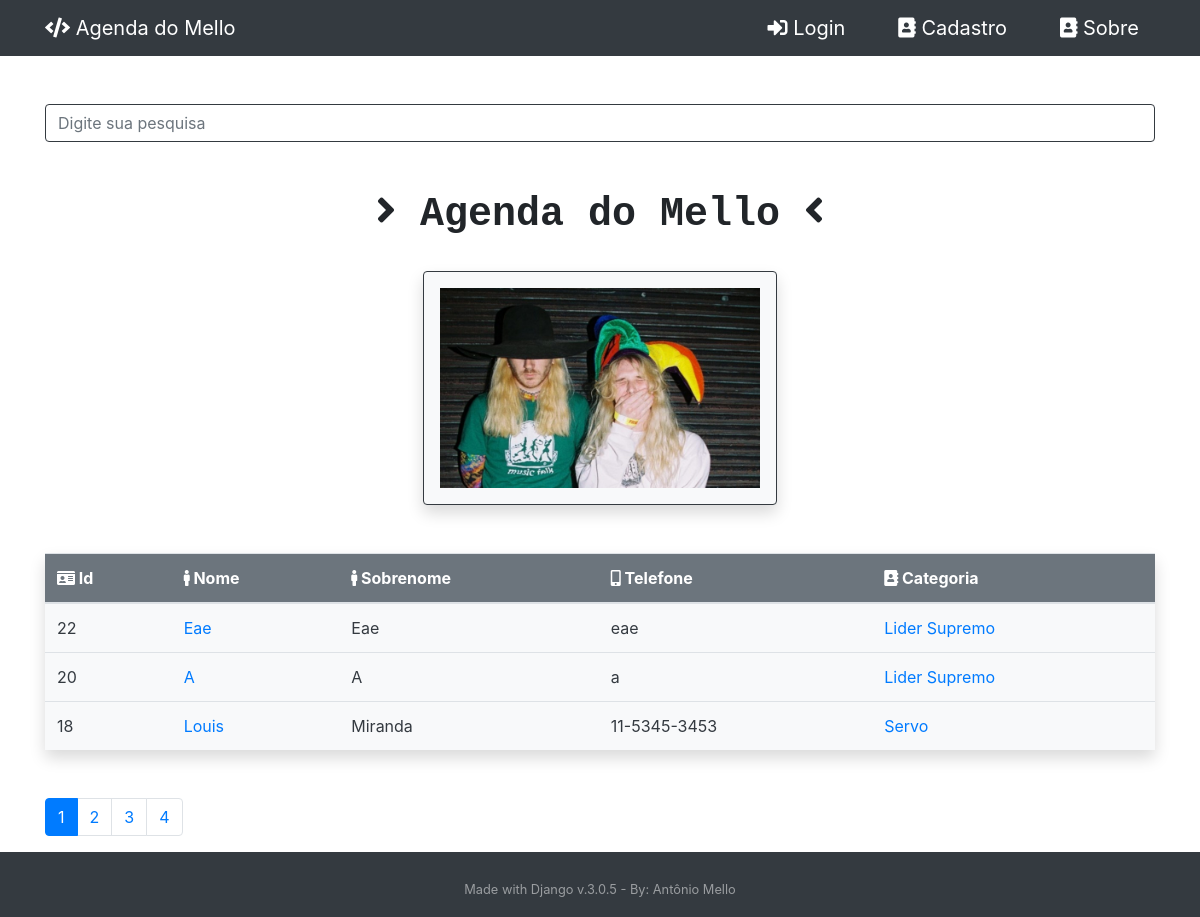
The page / on the database its author committed.
### contatos/models.py (models this page shows, shortened)
class Contato(models.Model):
    nome = models.CharField(max_length=200)
    sobrenome = models.CharField(max_length=200,blank=True)
    telefone = models.CharField(max_length=200)
    email = models.CharField(max_length=200,blank=True)
    data_criaçao = models.CharField(max_length=30,default=timezone.now,blank=True)
    descricao = models.TextField(blank=True)
    categoria = models.ForeignKey(Categoria, on_delete=models.DO_NOTHING)
    mostrar = models.BooleanField(default=True)
    foto = models.ImageField(blank=True, upload_to='pictures/%Y/%m/')

class Categoria(models.Model):
    nome = models.CharField(max_length=255,blank=True)
    def __str__(self):
        return self.nome

### contatos/views.py (the view)
# urls.py: path('',views.index,name='index'),
def index(request):
    contatos = Contato.objects.order_by('-id')
    paginator = Paginator(contatos,5)
    page = request.GET.get('p')
    contatos = paginator.get_page(page)
    return render(request,'contatos/index.html',{
        'contatos': contatos
    })

### contatos/templates/contatos/index.html
{% extends 'base.html' %}
{% load static %}
{%block 'conteudo'%}
<h1  style="text-align:center;" class="mt-5 text-monospace"><i class="fas fa-angle-right"></i><strong> Agenda do Mello </strong><i class="fas fa-angle-left"></i></h1><br>
<div style="text-align: center;"><p class="shadow p-3 mb-5 bg-light rounded border border-dark " style="display:inline-block; justify-content:center;" ><img  src="{% static 'vendor/100-gecs.jpg' %}" style="text-align:center" alt="My image" width="320" height="200"></p></div>
        <table class="table shadow p-3 mb-5 bg-white rounded p-3 mb-2 bg-gradient-light text-dark">
          <thead>
            <tr class="p-3 mb-2 bg-secondary text-white">
              <th><i class="fas fa-id-card"></i> Id</th>
              <th><i class="fas fa-male"></i> Nome</th>
              <th><i class="fas fa-male"></i> Sobrenome</th>
              <th><i class="fas fa-mobile-alt"></i> Telefone</th>
              <th><i class="fas fa-address-book"></i> Categoria</th>
            </tr>
          </thead >
          <tbody  class="p-3 mb-2 bg-light text-dark">
              {% for contato in contatos %}
              {% if contato.mostrar %}
            <tr>
              <td>{{ contato.id }}</td>
              <td>
                <a href="{% url 'ver_contato' contato.id %}"> {{ contato.nome|capfirst }}</a>
              </td>
              <td>{{ contato.sobrenome|capfirst }}</td>
              <td>{{ contato.telefone }}</td>
              <td><a href="{% url 'ver_categoria' contato.id %}"> {{ contato.categoria|capfirst }}</a></td>
            </tr>
            {% endif %}
            {% endfor %}
          </tbody>
        </table>
        <nav aria-label="Page navigation example">
          <ul class="pagination" >
            {% for pagina in contatos.paginator.page_range %}
            {% if contatos.number == pagina %}
            <li class="page-item active">
              <a class="page-link" href="?p={{ pagina }}">{{ pagina }}</a></li>
            {% else %}
            <li class="page-item">
              <a class="page-link" href="?p={{ pagina }}">{{ pagina }}</a></li>
            {% endif %}
            {% endfor %}
          </ul>
        </nav>
{%endblock%}
{%block 'footer'%}<footer id="sticky-footer" class="py-4 bg-dark text-white-50" style="height:65px;">
  <div class="container text-center">
    <small>Made with Django v.3.0.5 - By: Antônio Mello</small>
  </div>
</footer>{%endblock%}

### templates/base.html (shortened to what this page needs)
{% load static %}
<!DOCTYPE html>
<html lang="pt">
<head>
  {% include 'parciais/head.html' %}
</head>
<body>
  {% include 'parciais/navigation.html' %}
  <div class="container">
    <div class="row">
      <div class="col-lg-12">
        {% if 'accounts' not in request.path %}
        {% if 'sobre' not in request.path %}
        <br><br>
        <form method="get" action="{% url 'busca' %}">
          <div class="form-group row">
            <div class="col-12">
              <input class="form-control border border-dark"
                     type="search" value="{{ request.GET.termo }}"
                     id="search-input"
                     placeholder="Digite sua pesquisa"
                     name="termo">
            </div>
          </div>
        </form>
        {% endif %}
        {% endif %}
      {%block 'conteudo'%} {%endblock%}
      </div>
    </div>
  </div>
</body>
{%block 'footer' %}{%endblock%}
</html>

### templates/parciais/head.html (shortened to what this page needs)
{% load static %}
<link href="{% static 'vendor/bootstrap/css/bootstrap.min.css'%}" rel="stylesheet">
<link rel="stylesheet" href="https://use.fontawesome.com/releases/v5.7.0/css/all.css">

### templates/parciais/navigation.html (shortened to what this page needs)
<nav class="navbar navbar-dark bg-dark">
    <div class="container">
      <a class="navbar-brand" href="{% url 'index' %}"><i class="fas fa-code"></i> Agenda do Mello</a>
      <a class="navbar-brand" href="{% url 'dashboard' %}"><i class="fas fa-sign-in-alt"></i> Login</a>
      <a class="navbar-brand" href="{% url 'cadastro' %}"><i class="fas fa-address-book"></i> Cadastro</a>
      <a class="navbar-brand" href="{% url 'sobre' %}"><i class="fas fa-address-book"></i> Sobre</a>
    </div>
  </nav>

### rows shown on the page
Contato: id "22", nome "Eae", sobrenome "Eae", telefone "eae", categoria "Lider Supremo"
Contato: id "20", nome "A", sobrenome "A", telefone "a", categoria "Lider Supremo"
Contato: id "18", nome "Louis", sobrenome "Miranda", telefone "11-5345-3453", categoria "Servo"

### other values the page prints
{{ pagina }} "1"
{{ pagina }} "2" "3" "4"
